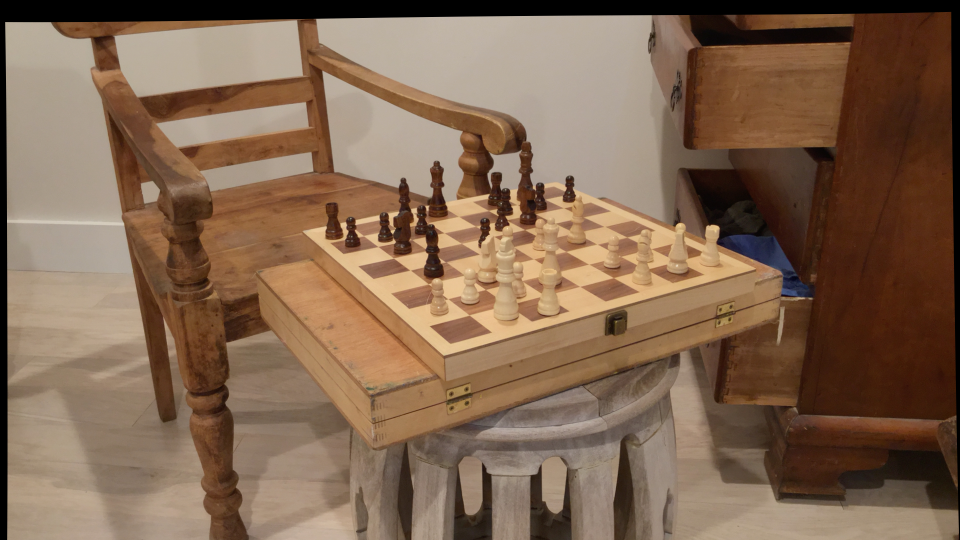
#> input picture datas/middlebury/chess1/im0.png, 1920 x 1080 px, found by its file name (shown at 1/2 size)
$ python test_display_disparity_without_pfm.py
#> lines starting #> are read from the running program, lines starting #| are printed output that depends on the picture
### src/old/pfm.py
from pathlib import Path
import numpy as np
import struct

def read_pfm(filename):
    with Path(filename).open('rb') as pfm_file:

        line1, line2, line3 = (pfm_file.readline().decode('latin-1').strip() for _ in range(3))
        assert line1 in ('PF', 'Pf')

        channels = 3 if "PF" in line1 else 1
        width, height = (int(s) for s in line2.split())
        scale_endianess = float(line3)
        bigendian = scale_endianess > 0
        scale = abs(scale_endianess)

        buffer = pfm_file.read()
        samples = width * height * channels
        assert len(buffer) == samples * 4

        fmt = f'{"<>"[bigendian]}{samples}f'
        decoded = struct.unpack(fmt, buffer)
        shape = (height, width, 3) if channels == 3 else (height, width)
        return np.flipud(np.reshape(decoded, shape)) * scale

# [5 lines of commented-out code are left out]

### src/test_display_disparity_without_pfm.py
from pathlib import Path
import cv2
import numpy as np
from pfm import read_pfm
from matplotlib import pyplot as plt


########## Param ##########
numDisparities = 16*20
blockSize=21
dataset_path = Path("datas/middlebury/chess1")

###########################


i_left = cv2.imread("datas/middlebury/chess1/im0.png", cv2.IMREAD_GRAYSCALE)
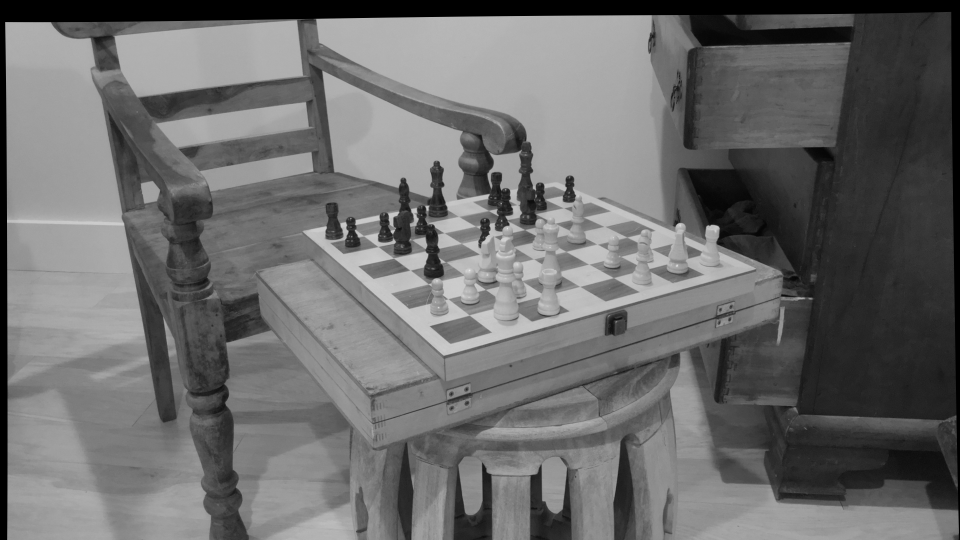
#> i_left: shape (1080, 1920) (shown at 1/2 size); min 0, max 239, mean 108.1
i_right = cv2.imread("./datas/middlebury/chess1/im1.png", cv2.IMREAD_GRAYSCALE)
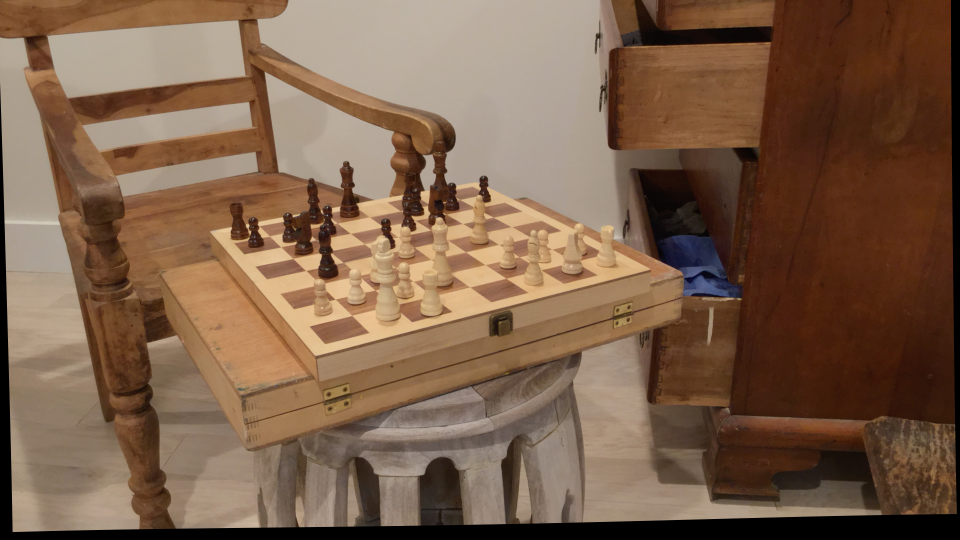
#> input picture datas/middlebury/chess1/im1.png, 1920 x 1080 px, found by its file name (shown at 1/2 size)
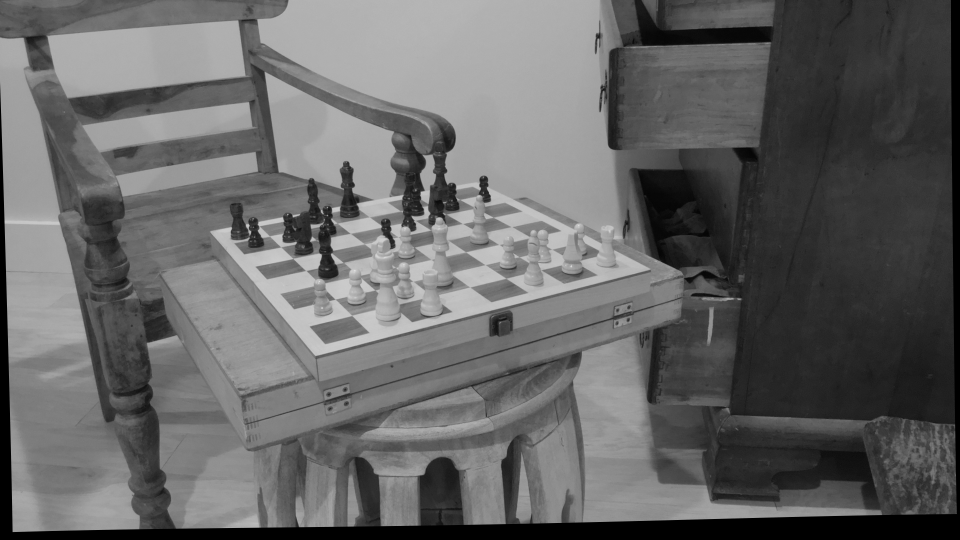
#> i_right: shape (1080, 1920) (shown at 1/2 size); min 0, max 234, mean 101.8

# stereo = cv2.StereoBM_create(numDisparities=numDisparities, blockSize=blockSize)
stereo = cv2.StereoSGBM_create(numDisparities=numDisparities, blockSize=blockSize)

# Compute the disparity image
disparity_map = stereo.compute(i_left, i_right)/16
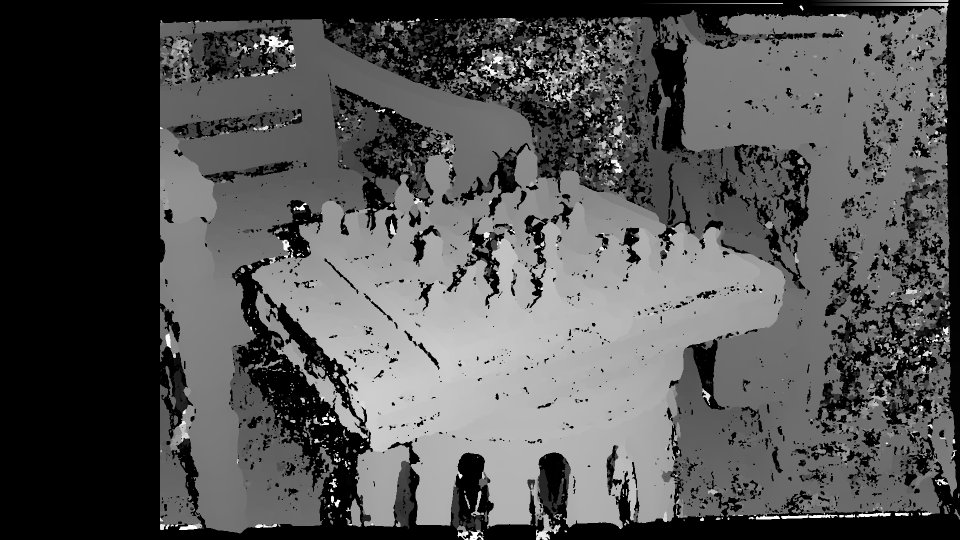
#> disparity_map: shape (1080, 1920) float64 (shown at 1/2 size); min -1, max 319, mean 103.6; drawn with min black and max white
disparity_map_GS = read_pfm("./datas/middlebury/artroom1/disp0.pfm")
#> (the run stopped early here; a loop or call above may not have finished)
